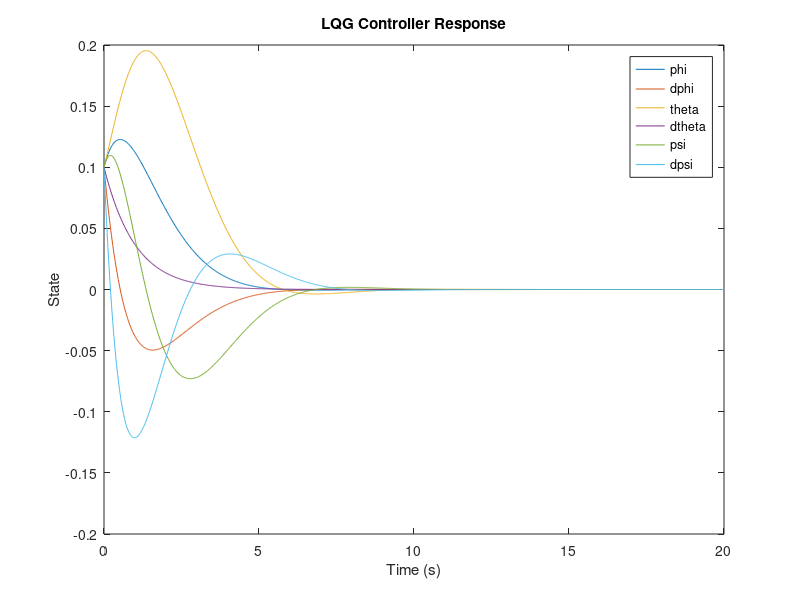

The MATLAB source for this figure:
clear all;
close all;
clc;

% Define the system matrices
A = [0 1 0 0 0 0;
     0 0 0 0 0 0;
     0 0 0 0 1 0;
     0 0 0 0 0 0;
     0 0 0 0 0 1;
     0 0 0 0 0 0];

Ixx = 1;
Iyy = 1;
Izz = 1;

B = [0 0 0;
     1/Ixx 0 0;
     0 0 0;
     0 1/Iyy 0;
     0 0 0;
     0 0 1/Izz];

C = [1 0 0 0 0 0;
     0 1 0 0 0 0;
     0 0 1 0 0 0;
     0 0 0 1 0 0;
     0 0 0 0 1 0;
     0 0 0 0 0 1];

D = zeros(6, 3);

% Define the weighting matrices
Q = diag([1, 1, 1, 1, 1, 1]);
R = eye(3);
N = zeros(6, 3);

% Construct the LQG state-space model
sys = ss(A, B, C, D);

% Design the LQG controller
[K, ~, ~] = lqry(sys, Q, R, N);

% Define the initial state and time span
x0 = [0.1; 0.1; 0.1; 0.1; 0.1; 0.1];
tspan = linspace(0, 20, 1000);

% Define the LQG controller function
lqg_controller = @(t, x) -K * x;

% Simulate the system with the LQG controller
[t, x] = ode45(@(t, x) A * x + B * lqg_controller(t, x), tspan, x0);

% Plot the results
figure;
plot(t, x(:, 1), t, x(:, 2), t, x(:, 3), t, x(:, 4), t, x(:, 5), t, x(:, 6));
title('LQG Controller Response');
xlabel('Time (s)');
ylabel('State');
legend('phi', 'dphi', 'theta', 'dtheta', 'psi', 'dpsi');

% % Animation
% figure;
% hold on;
% grid on;
% axis equal;
% axis([-1 1 -1 1 -1 1]);
% 
% % Define the faces for each side of the quadcopter body
% faces = [1 2 3 4; 4 3 7 8; 8 7 6 5; 5 6 2 1; 2 6 7 3; 1 4 8 5];
% 
% for i = 1:length(t)
%     phi = x(i, 1);
%     theta = x(i, 3);
%     psi = x(i, 5);
%     
%     % Define the quadcopter geometry (modify as needed)
%     arm_length = 0.1;
%     body_length = 0.2;
%     body_width = 0.2;
%     body_height = 0.1;
%     
%     % Define the vertices of the quadcopter body
%     body_vertices = [
%         -body_length/2 -body_width/2 -body_height/2;
%         -body_length/2 body_width/2 -body_height/2;
%         body_length/2 body_width/2 -body_height/2;
%         body_length/2 -body_width/2 -body_height/2;
%         -body_length/2 -body_width/2 body_height/2;
%         -body_length/2 body_width/2 body_height/2;
%         body_length/2 body_width/2 body_height/2;
%         body_length/2 -body_width/2 body_height/2
%     ];
%     
%     % Define the vertices of the quadcopter arms
%     arm_vertices = [
%         -arm_length/2 -body_width/2 -body_height/2;
%         -arm_length/2 body_width/2 -body_height/2;
%         arm_length/2 body_width/2 -body_height/2;
%         arm_length/2 -body_width/2 -body_height/2;
%         -arm_length/2 -body_width/2 0;
%         -arm_length/2 body_width/2 0;
%         arm_length/2 body_width/2 0;
%         arm_length/2 -body_width/2 0
%     ];
%     
%     % Rotate the body vertices based on the orientation angles
%     R = [
%         cos(psi)*cos(theta) - sin(phi)*sin(psi)*sin(theta), -cos(phi)*sin(psi), cos(psi)*sin(theta) + cos(theta)*sin(phi)*sin(psi);
%         cos(theta)*sin(psi) + cos(psi)*sin(phi)*sin(theta), cos(phi)*cos(psi), sin(psi)*sin(theta) - cos(psi)*cos(theta)*sin(phi);
%         -cos(phi)*sin(theta), sin(phi), cos(phi)*cos(theta)
%     ];
%     rotated_body_vertices = R * body_vertices';
%     rotated_body_vertices = rotated_body_vertices';
%     
%     % Plot the quadcopter body
%     patch('Faces', faces, 'Vertices', rotated_body_vertices, 'FaceColor', 'blue');
%     
%     % Plot the quadcopter arms
%     for j = 1:4
%         rotated_arm_vertices = R * arm_vertices';
%         rotated_arm_vertices = rotated_arm_vertices';
%         translated_arm_vertices = rotated_arm_vertices + rotated_body_vertices(j, :);
%         patch('Vertices', translated_arm_vertices, 'Faces', [1 2 3 4], 'FaceColor', 'red');
%     end
%     
%     drawnow;
% end